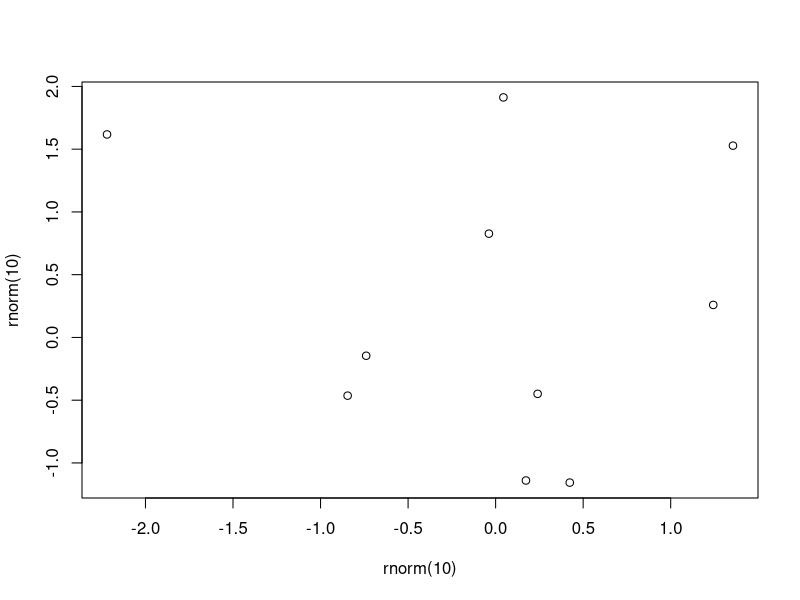

Write the R code that produced this figure.
## ---- chunk 1
plot(rnorm(10), rnorm(10))
